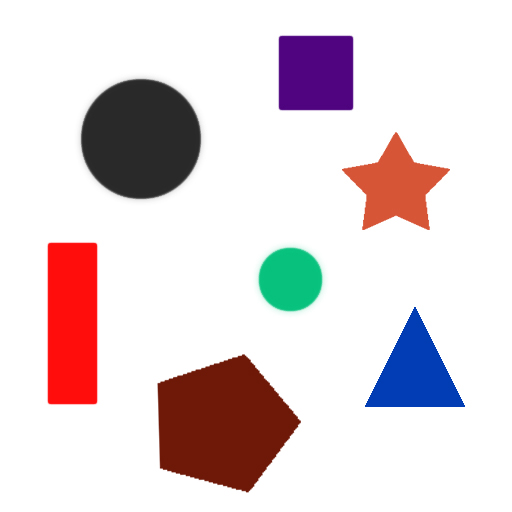
#> input picture standard_test_images/BasicShapes.jpg, 512 x 512 px
$ python 22_TemplateMatching.py
#> lines starting #> are read from the running program, lines starting #| are printed output that depends on the picture; after the words box and inside, x2 and y2 are one past the last pixel; in counts of white or black regions, pixels touching at a corner belong together
'''

It is a method of searching and finding a template image inside a larger image.

'''

import numpy as np
import cv2


img = cv2.imread('standard_test_images/BasicShapes.jpg')
#> img is the input picture: shape (512, 512, 3); mean B, G, R 215.8, 213.3, 225.7
grey_img = cv2.cvtColor(img, cv2.COLOR_BGR2GRAY)
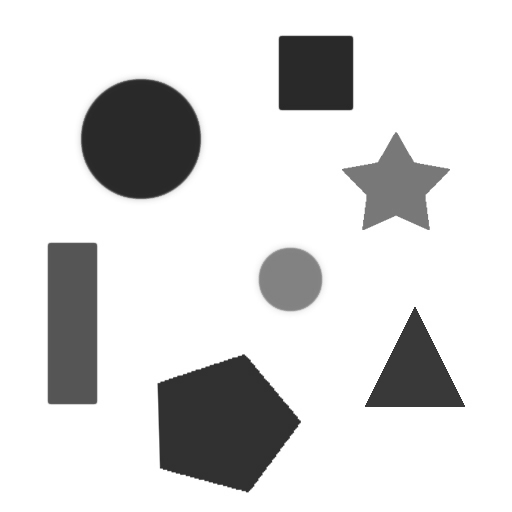
#> grey_img: shape (512, 512); min 39, max 255, mean 217.3
template = cv2.imread('standard_test_images/template2.jpg', 0)
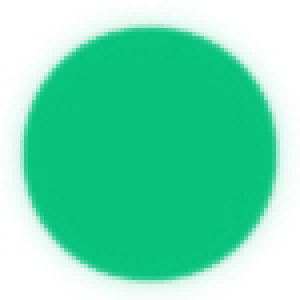
#> input picture standard_test_images/template2.jpg, 75 x 75 px (shown 4 times larger)
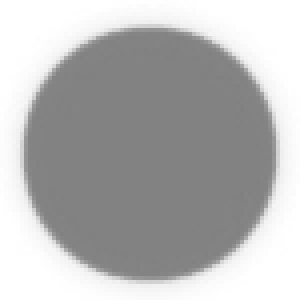
#> template: shape (75, 75) (shown 4 times larger); min 128, max 255, mean 182.2


res = cv2.matchTemplate(grey_img, template, cv2.TM_CCOEFF_NORMED)   #See doc. of opencv for various template matching operations
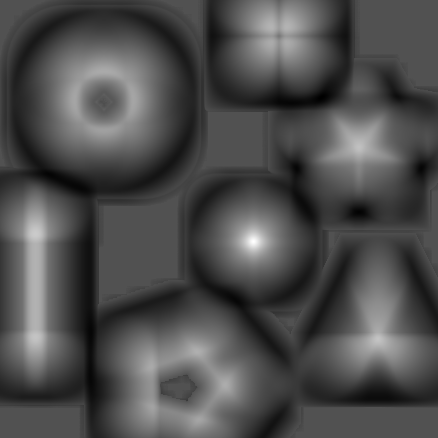
#> res: shape (438, 438) float32; min -0.474, max 1, mean -0.022; drawn with min black and max white
print(res)
#> (printed output is left out)
# Here we see diff points in matrix. The brightest point is the topLeft corner of image. We search for it in this matrix
# We find and filter it with numpy as :
threshold = 0.99  # Change this threshold so you get only 2 point in the array !
loc = np.where(res >= threshold)
#> loc = ([241], [253])
print(loc)
#| (array([241]), array([253]))


w, h = template.shape[::-1]  # -1 gives col and row value in inverse order, ( width and height)
#> w = 75; h = 75

for pt in zip(*loc[::-1]):
    cv2.rectangle(img, pt, (pt[0] + w, pt[0] + h), (0, 0, 255), 3)  # inPT, firstPoint is topLeft and last is buttomLeft
#> this loop made 1 pass
#> pt on pass 1: (253, 241)
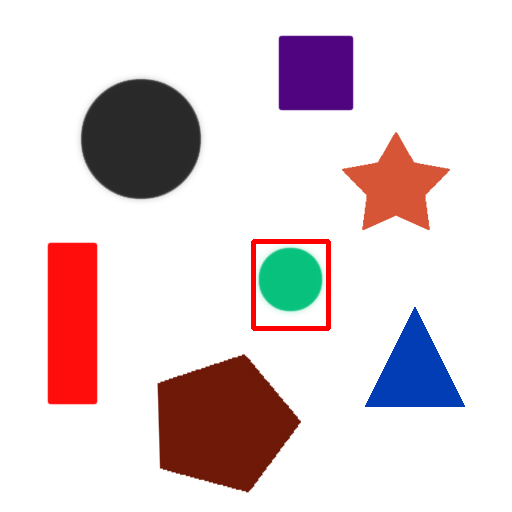
#> img: shape (512, 512, 3); 0.61% of pixels changed, all inside (x1, y1, x2, y2) = (251, 239, 331, 331)


cv2.imshow("Original", img)
cv2.waitKey(0)
cv2.destroyAllWindows()
